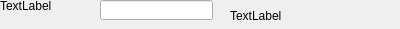
<?xml version="1.0" encoding="UTF-8"?>
<ui version="4.0">
 <class>TestPromote</class>
 <widget class="QWidget" name="TestPromote">
  <property name="geometry">
   <rect>
    <x>0</x>
    <y>0</y>
    <width>400</width>
    <height>29</height>
   </rect>
  </property>
  <property name="windowTitle">
   <string>Form</string>
  </property>
  <widget class="QLabel" name="label">
   <property name="geometry">
    <rect>
     <x>0</x>
     <y>0</y>
     <width>54</width>
     <height>12</height>
    </rect>
   </property>
   <property name="text">
    <string>TextLabel</string>
   </property>
  </widget>
  <widget class="QLabel" name="label_2">
   <property name="geometry">
    <rect>
     <x>230</x>
     <y>10</y>
     <width>54</width>
     <height>12</height>
    </rect>
   </property>
   <property name="text">
    <string>TextLabel</string>
   </property>
  </widget>
  <widget class="QLineEdit" name="lineEdit">
   <property name="geometry">
    <rect>
     <x>100</x>
     <y>0</y>
     <width>113</width>
     <height>20</height>
    </rect>
   </property>
  </widget>
 </widget>
 <resources/>
 <connections/>
</ui>
